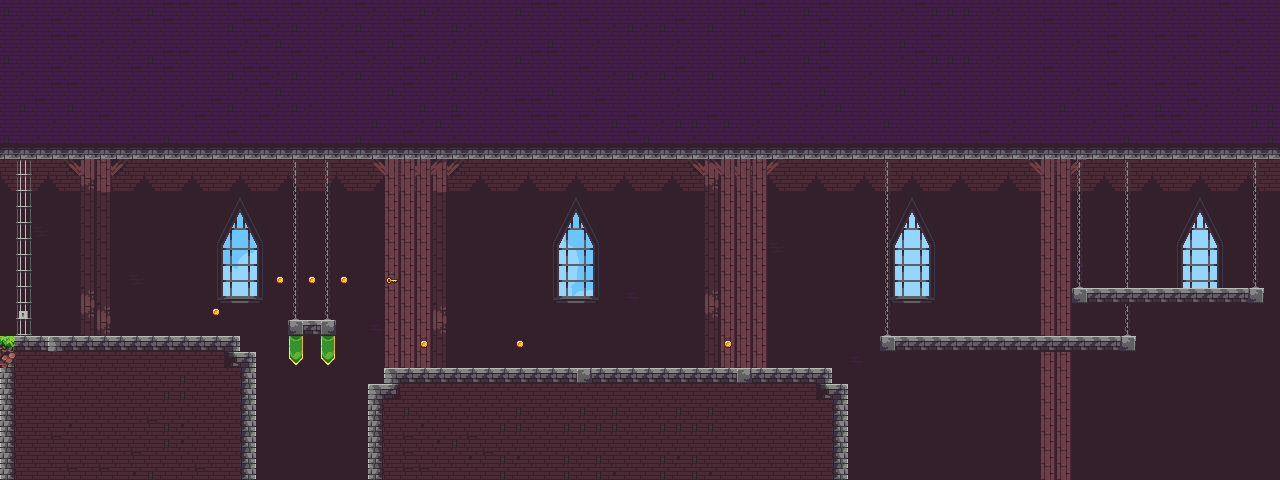

This game map was drawn from its Tiled (.tmx) file and the tilesets committed beside it. A one-line description and the trimmed map source follow:
An orthogonal 80x30 tile map with 16x16 px tiles, 5 tile layers (sky, black, bg, bg2, ...), 2 hidden layers not drawn, 3 tilesets and 15 objects.

<map version="1.5" tiledversion="1.7.1" orientation="orthogonal" renderorder="right-down" width="80" height="30" tilewidth="16" tileheight="16" infinite="0" nextlayerid="30" nextobjectid="156">
 <properties>
  <property name="col" type="color" value="#ff55aa7f" />
  <property name="prop" type="bool" value="true" />
  <property name="test" type="float" value="0" />
  <property name="testf" type="file" value="" />
  <property name="testi" type="int" value="5" />
  <property name="tests" value="stry" />
 </properties>
 <tileset firstgid="1" source="tsxs/tileset.tsx" />
 <tileset firstgid="323" name="Background_1" tilewidth="16" tileheight="16" tilecount="527" columns="31">
  <image source="Background_1.png" width="496" height="272" />
 </tileset>
 <tileset firstgid="850" name="Background_2" tilewidth="16" tileheight="16" tilecount="527" columns="31">
  <image source="Background_2.png" width="496" height="272" />
 </tileset>
 <layer id="24" name="sky" width="80" height="30" parallaxx="0">
  <data>[2400 cells, 2400 non-empty, 476 distinct tile ids]</data>
 </layer>
 <group id="26" name="bg">
  <layer id="25" name="black" width="80" height="30" parallaxx="0.5" parallaxy="0.75">
   <data>[2400 cells, 2400 non-empty, 30 distinct tile ids]</data>
  </layer>
  <layer id="6" name="bg" width="80" height="30" parallaxx="0.5" parallaxy="0.75">
   <data>[2400 cells, 1053 non-empty, 14 distinct tile ids]</data>
  </layer>
  <layer id="23" name="bg2" width="80" height="30" parallaxx="0.75" parallaxy="0.85">
   <data>[2400 cells, 295 non-empty, 28 distinct tile ids]</data>
  </layer>
 </group>
 <layer id="7" name="platforms" width="80" height="30">
  <data>[2400 cells, 1262 non-empty, 43 distinct tile ids]</data>
 </layer>
 <layer id="29" name="props" width="80" height="30" visible="0">
  <data>[2400 cells, 12 non-empty, 3 distinct tile ids]</data>
 </layer>
 <group id="28" name="front">
  <layer id="22" name="front2" width="80" height="30" visible="0" parallaxx="1.5" parallaxy="1.2">
   <data>[2400 cells, 109 non-empty, 10 distinct tile ids]</data>
  </layer>
 </group>
 <objectgroup color="#ff0000" id="21" name="collisions">
  <object id="137" x="0" y="336" width="240" height="144" />
  <object id="138" x="240" y="352" width="16" height="112" />
  <object id="140" x="288" y="320" width="48" height="16" />
  <object id="141" x="384" y="368" width="448" height="112" />
  <object id="143" x="368" y="384" width="16" height="80" />
  <object id="145" x="832" y="384" width="16" height="96" />
  <object id="146" x="0" y="480" width="1280" height="16" />
  <object id="147" x="-16" y="0" width="16" height="496" />
  <object id="148" x="-16" y="-16" width="1296" height="16" />
  <object id="149" x="1280" y="-16" width="16" height="512" />
  <object id="150" x="0" y="144" width="1280" height="16" />
  <object id="151" x="880" y="336" width="256" height="16" />
  <object id="153" x="1072" y="288" width="192" height="16" />
  <object id="154" x="240" y="464" width="20" height="16" />
  <object id="155" x="364" y="464" width="20" height="16" />
 </objectgroup>
</map>
